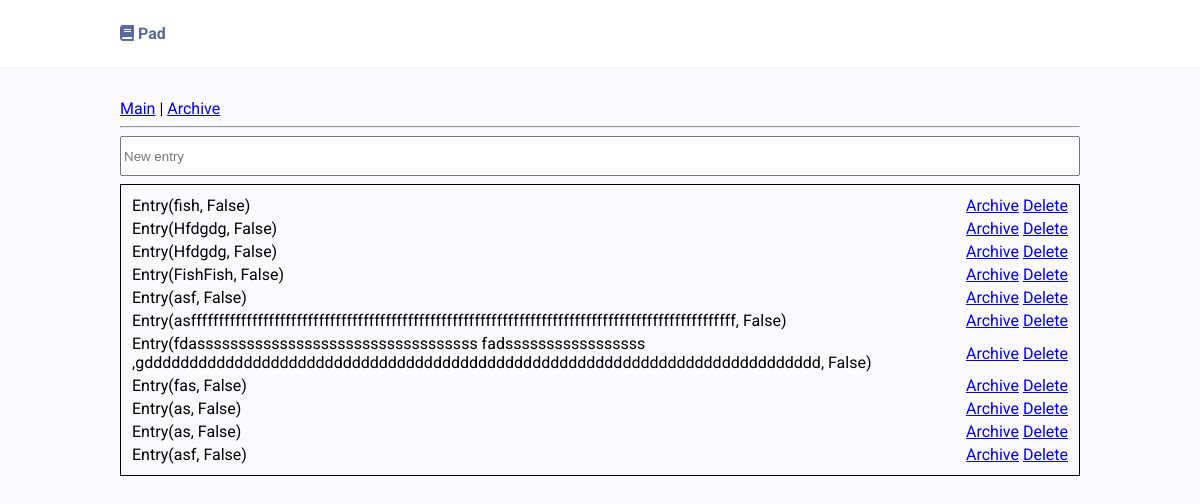
Before: / with the older database file.
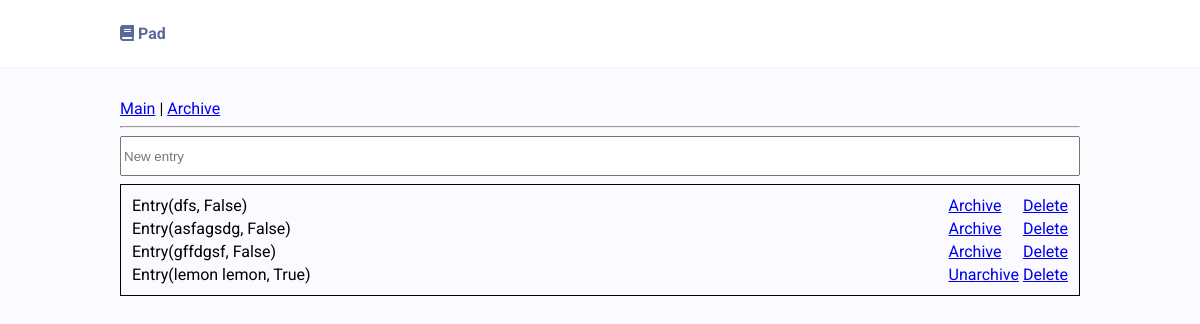
After: the same page with the newer database file.
### pad/models.py (models this page shows)
class Entry(models.Model):
    body = models.TextField(max_length=1024)
    archived = models.BooleanField(default=False)
    def __str__(self):
        return "Entry({}, {})".format(self.body, self.archived)

### pad/views.py (the view, shortened to what this page needs)
# urls.py: path("", views.index, name="index"),
def index(request):
    entries = Entry.objects.all
    return render(request, 'index.html', {'entries': entries})

### pad/templates/index.html (shortened to what this page needs)
{% extends 'base.html' %}
{% block content %}
<div class="main">
	<a href="{% url 'index' %}">Main</a> |
	<a href="{% url 'archive' %}">Archive</a>
	<hr>
	<form method="POST">
		<div>
			<input id="body" name="body" type="text" placeholder="New entry" class='text-field'>
		</div>
	</form>
	{% if entries %}
		<table class="pad-table">
			{% for entry in entries %}
				<tr>
					<td>
						{{ entry }}
					</td>
					<td>
						{% if entry.archived == False %}
							<a href="{% url 'archive_entry' entry.id %}">Archive</a>
						{% else %}
							<a href="{% url 'unarchive_entry' entry.id %}">Unarchive</a>
						{% endif %}
					</td>
					<td>
						<a href="{% url 'delete' entry.id %}">Delete</a>
					</td>
				</tr>
			{% endfor %}
		</table>
	{% endif %}
</div>
{% endblock %}

### pad/templates/base.html (shortened to what this page needs)
{% load static %}
<!DOCTYPE html>
<html lang="en">
	<head>
        <link rel="stylesheet" href="{% static 'styles.css' %}">
        <link rel="stylesheet" href="{% static 'colors.css' %}">
        <link rel="stylesheet" href="https://use.fontawesome.com/releases/v5.0.13/css/all.css"
>
	</head>
	<body>
        <div class='navbar'>
            <div class='navbar-content'>
                <a href="{% url 'index' %}" id="title">
                    <i class="fa fa-book"></i> Pad
                </a>
            </div>
        </div>
        {% block content %}
        {% endblock %}
    </body>
</html>

### pad/static/styles.css (style rules this page uses)
html, body { background-color: var(--background); font-family: 'Roboto', sans-serif; margin: 0; padding: 0; height: 100%; }
* { box-sizing: border-box; }
.navbar { background-color: var(--background-alt); box-shadow: 0 2px 2px -2px rgba(50, 50, 50, 0.1); }
.navbar-content { max-width: 960px; margin: 0 auto; padding: 24px 0; }
.navbar #title { color: var(--text-light); text-decoration: none; font-weight: bold; }
.main { margin: 32px auto; max-width: 960px; }
.pad-table { width: 100%; border: 1px solid black; padding: 8px; }
.pad-table td { width: 100%; }
.text-field { width: 100%; height: 40px; margin-bottom: 8px; }

### pad/static/colors.css (style rules this page uses)
:root { --background: #fafaff; --background-alt: #ffffff; --text-heavy: #161a25; --text-light: #586b9b; --accent: #2450be; }

Changed rows visible on the page:
removed Entry: body+archived "Entry(fish, False)", shows "Archive"
removed Entry: body+archived "Entry(Hfdgdg, False)", shows "Archive"
removed Entry: body+archived "Entry(Hfdgdg, False)", shows "Archive"
removed Entry: body+archived "Entry(FishFish, False)", shows "Archive"
removed Entry: body+archived "Entry(asf, False)", shows "Archive"
removed Entry: body+archived "Entry(asffffffffffffffffffffffffffffffffffffffffffffffffffffffffffffffffffffffffffffffffffffffffffffffffff, False)", shows "Archive"
removed Entry: body+archived "Entry(fdassssssssssssssssssssssssssssssssss fadsssssssssssssssss ,gddddddddddddddddddddddddddddddddddddddddddddddddddddddddddddddddddddddddddd, False)", shows "Archive"
removed Entry: body+archived "Entry(fas, False)", shows "Archive"
removed Entry: body+archived "Entry(as, False)", shows "Archive"
removed Entry: body+archived "Entry(as, False)", shows "Archive"
removed Entry: body+archived "Entry(asf, False)", shows "Archive"
added Entry: body+archived "Entry(dfs, False)", shows "Archive"
added Entry: body+archived "Entry(asfagsdg, False)", shows "Archive"
added Entry: body+archived "Entry(gffdgsf, False)", shows "Archive"
added Entry: body+archived "Entry(lemon lemon, True)", shows "Unarchive"
